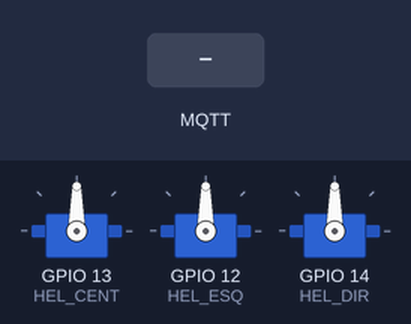
Recording of a sketch running on a simulated ESP32. On the bench: 3 × servo. The inputs (shaded band) are chosen by the test bench. WiFi joins after 1.5 s; servers stay silent unless stated; no MQTT or app messages arrive unless stated; what the sketch prints to the serial monitor is not drawn.

Above: at 2.7 s.
2.8 s: MQTT message "5" arrives on the first subscribed topic
At 3.4 s:
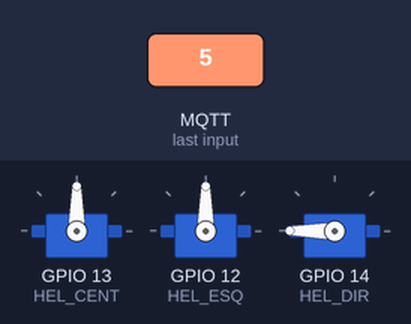
4.3 s: MQTT message "5" arrives on the third subscribed topic
At 4.6 s:
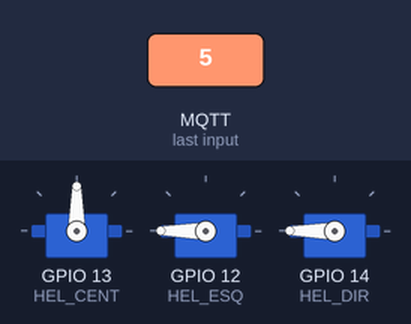
5.8 s: MQTT message "on" arrives on the first subscribed topic
At 7.0 s:
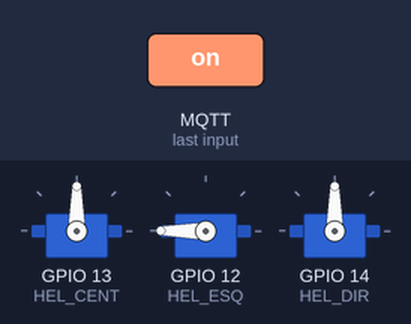
7.3 s: MQTT message "90" arrives on the first subscribed topic
At 8.2 s:
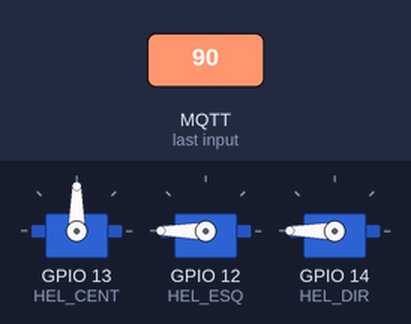
8.8 s: MQTT message "0" arrives on the first subscribed topic
At 9.4 s:
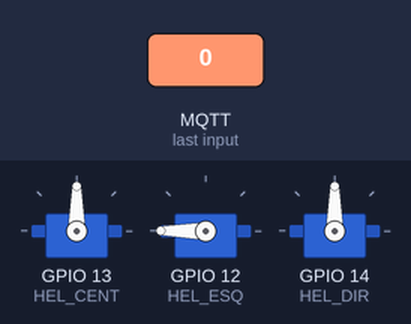
Timing chart, 0 to 11.3 s (numbered marks = the images above; inputs shaded):
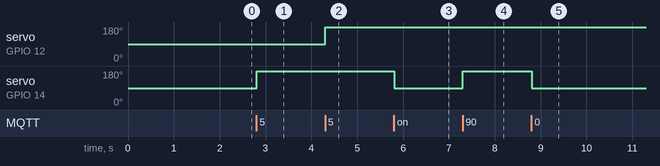

Measured:
- after the input at 2.8 s, servo on GPIO 14 (HEL_DIR): 90° → 180° at once
- after the input at 4.3 s, servo on GPIO 12 (HEL_ESQ): 90° → 180° at once
- after the input at 5.8 s, servo on GPIO 14 (HEL_DIR): 180° → 90° at once
- after the input at 7.3 s, servo on GPIO 14 (HEL_DIR): 90° → 180° at once
- after the input at 8.8 s, servo on GPIO 14 (HEL_DIR): 180° → 90° at once

The sketch:

helices_mqtt.ino
```cpp
// para usar no vscode instale a extensao platformIO e mantenha o arquivo platformio.ini
// caso use o Arduino IDE apenas copie o codigo abaixo e instale as bibliotecas

#include <ESP32Servo.h>
#include <MQTT.h>
#include <WiFi.h>
const char *ssid = "..."; //colocar a rede que vai conectar
const char *password = "...";  //senha da rede
const char *mqtt_broker = "test.mosquitto.org";
const char *topic_prefix = "hovercraft/ect/";
WiFiClient client;
MQTTClient mqtt;

#define HEL_CENT 13
#define HEL_ESQ 12
#define HEL_DIR 14

Servo centro; // Pin, Min, Max
Servo esquerda;
Servo direita;

int converterAngulo(float val_joy, float speedMax = 1.0)
{
  int angulo = map(val_joy*100, -speedMax*100, speedMax*100, 0, 180);
  return constrain(angulo, 0, 180);
}

void connect()
{
  // Conecta ao Wi-Fi se ainda não estiver conectado
  if (WiFi.status() != WL_CONNECTED) {
    Serial.print("Connecting to WiFi: ");
    Serial.println(ssid);
    WiFi.begin(ssid, password);
    while (WiFi.status() != WL_CONNECTED) {
      delay(500);
      Serial.print(".");
    }
    Serial.println("\nWiFi Conectado!");
  }
  // Conecta ao broker MQTT com um ClientID único baseado no MAC da placa
  Serial.print("Conectando ao broker MQTT...");
  String clientId = "ESP32_Hovercraft_" + String((uint32_t)ESP.getEfuseMac(), HEX);
  while (!mqtt.connect(clientId.c_str())) {
    Serial.print(".");
    delay(1000);
  }

  Serial.println("\nConectado ao broker MQTT com sucesso!");
  // Inscrição nos tópicos com o prefixo
  String prefix = String(topic_prefix);
  mqtt.subscribe(prefix + "helice_direita_x");
  mqtt.subscribe(prefix + "helice_direita_y");
  mqtt.subscribe(prefix + "helice_esquerda_x");
  mqtt.subscribe(prefix + "helice_esquerda_y");
  mqtt.subscribe(prefix + "helice_centro_y");

}

void setup()
{
  Serial.begin(115200);

  centro.attach(HEL_CENT);
  esquerda.attach(HEL_ESQ);
  direita.attach(HEL_DIR);

  // Inicializa o broker MQTT
  mqtt.begin(mqtt_broker, client);
  mqtt.setTimeout(2000);

  mqtt.onMessage([](String topic, String payload){
    Serial.print("Chegou no topico: [");
    Serial.print(topic);
    Serial.print("] -> Payload: [");
    Serial.print(payload);
    Serial.println("]");

    float val = payload.toFloat();

    if (topic.endsWith("helice_direita_x"))
    {
      int angulo = converterAngulo(val);
      direita.write(angulo);
    }
    else if (topic.endsWith("helice_direita_y"))
    {
      int angulo = converterAngulo(val);
      direita.write(angulo);
    }
    else if (topic.endsWith("helice_esquerda_x"))
    {
      int angulo = converterAngulo(val);
      esquerda.write(angulo);
    }
    else if (topic.endsWith("helice_esquerda_y"))
    {
      int angulo = converterAngulo(val);
      esquerda.write(angulo);
    }
    else if (topic.endsWith("helice_centro_y"))
    {
      int angulo = converterAngulo(val);
      centro.write(angulo);
    }
  });

  connect();
}


void loop()
{
  mqtt.loop();
  delay(10);

  // Reconecta se a conexão cair
  if (!mqtt.connected()) {
    connect();
  }
}
```
